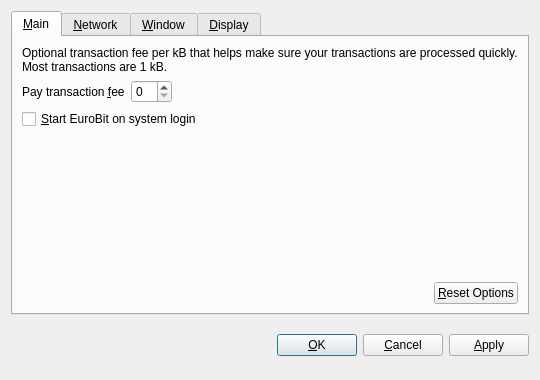
<?xml version="1.0" encoding="UTF-8"?>
<ui version="4.0">
 <class>OptionsDialog</class>
 <widget class="QDialog" name="OptionsDialog">
  <property name="geometry">
   <rect>
    <x>0</x>
    <y>0</y>
    <width>540</width>
    <height>380</height>
   </rect>
  </property>
  <property name="windowTitle">
   <string>Options</string>
  </property>
  <property name="modal">
   <bool>true</bool>
  </property>
  <layout class="QVBoxLayout" name="verticalLayout">
   <item>
    <widget class="QTabWidget" name="tabWidget">
     <property name="tabPosition">
      <enum>QTabWidget::North</enum>
     </property>
     <property name="currentIndex">
      <number>0</number>
     </property>
     <widget class="QWidget" name="tabMain">
      <attribute name="title">
       <string>&amp;Main</string>
      </attribute>
      <layout class="QVBoxLayout" name="verticalLayout_Main">
       <item>
        <widget class="QLabel" name="transactionFeeInfoLabel">
         <property name="text">
          <string>Optional transaction fee per kB that helps make sure your transactions are processed quickly. Most transactions are 1 kB.</string>
         </property>
         <property name="textFormat">
          <enum>Qt::PlainText</enum>
         </property>
         <property name="wordWrap">
          <bool>true</bool>
         </property>
        </widget>
       </item>
       <item>
        <layout class="QHBoxLayout" name="horizontalLayout_1_Main">
         <item>
          <widget class="QLabel" name="transactionFeeLabel">
           <property name="text">
            <string>Pay transaction &amp;fee</string>
           </property>
           <property name="textFormat">
            <enum>Qt::PlainText</enum>
           </property>
           <property name="buddy">
            <cstring>transactionFee</cstring>
           </property>
          </widget>
         </item>
         <item>
          <widget class="BitcoinAmountField" name="transactionFee"/>
         </item>
         <item>
          <spacer name="horizontalSpacer_1_Main">
           <property name="orientation">
            <enum>Qt::Horizontal</enum>
           </property>
           <property name="sizeHint" stdset="0">
            <size>
             <width>40</width>
             <height>20</height>
            </size>
           </property>
          </spacer>
         </item>
        </layout>
       </item>
       <item>
        <widget class="QCheckBox" name="bitcoinAtStartup">
         <property name="toolTip">
          <string>Automatically start EuroBit after logging in to the system.</string>
         </property>
         <property name="text">
          <string>&amp;Start EuroBit on system login</string>
         </property>
        </widget>
       </item>
       <item>
        <spacer name="verticalSpacer_Main">
         <property name="orientation">
          <enum>Qt::Vertical</enum>
         </property>
         <property name="sizeHint" stdset="0">
          <size>
           <width>20</width>
           <height>40</height>
          </size>
         </property>
        </spacer>
       </item>
       <item>
        <layout class="QHBoxLayout" name="horizontalLayout_2_Main">
         <item>
          <spacer name="horizontalSpacer_2_Main">
           <property name="orientation">
            <enum>Qt::Horizontal</enum>
           </property>
           <property name="sizeHint" stdset="0">
            <size>
             <width>40</width>
             <height>20</height>
            </size>
           </property>
          </spacer>
         </item>
         <item>
          <widget class="QPushButton" name="resetButton">
           <property name="toolTip">
            <string>Reset all client options to default.</string>
           </property>
           <property name="text">
            <string>&amp;Reset Options</string>
           </property>
           <property name="autoDefault">
            <bool>false</bool>
           </property>
          </widget>
         </item>
        </layout>
       </item>
      </layout>
     </widget>
     <widget class="QWidget" name="tabNetwork">
      <attribute name="title">
       <string>&amp;Network</string>
      </attribute>
      <layout class="QVBoxLayout" name="verticalLayout_Network">
       <item>
        <widget class="QCheckBox" name="mapPortUpnp">
         <property name="toolTip">
          <string>Automatically open the EuroBit client port on the router. This only works when your router supports UPnP and it is enabled.</string>
         </property>
         <property name="text">
          <string>Map port using &amp;UPnP</string>
         </property>
        </widget>
       </item>
       <item>
        <widget class="QCheckBox" name="connectSocks">
         <property name="toolTip">
          <string>Connect to the EuroBit network through a SOCKS proxy (e.g. when connecting through Tor).</string>
         </property>
         <property name="text">
          <string>&amp;Connect through SOCKS proxy:</string>
         </property>
        </widget>
       </item>
       <item>
        <layout class="QHBoxLayout" name="horizontalLayout_Network">
         <item>
          <widget class="QLabel" name="proxyIpLabel">
           <property name="text">
            <string>Proxy &amp;IP:</string>
           </property>
           <property name="textFormat">
            <enum>Qt::PlainText</enum>
           </property>
           <property name="buddy">
            <cstring>proxyIp</cstring>
           </property>
          </widget>
         </item>
         <item>
          <widget class="QValidatedLineEdit" name="proxyIp">
           <property name="maximumSize">
            <size>
             <width>140</width>
             <height>16777215</height>
            </size>
           </property>
           <property name="toolTip">
            <string>IP address of the proxy (e.g. 127.0.0.1)</string>
           </property>
          </widget>
         </item>
         <item>
          <widget class="QLabel" name="proxyPortLabel">
           <property name="text">
            <string>&amp;Port:</string>
           </property>
           <property name="textFormat">
            <enum>Qt::PlainText</enum>
           </property>
           <property name="buddy">
            <cstring>proxyPort</cstring>
           </property>
          </widget>
         </item>
         <item>
          <widget class="QLineEdit" name="proxyPort">
           <property name="maximumSize">
            <size>
             <width>55</width>
             <height>16777215</height>
            </size>
           </property>
           <property name="toolTip">
            <string>Port of the proxy (e.g. 9050)</string>
           </property>
          </widget>
         </item>
         <item>
          <widget class="QLabel" name="socksVersionLabel">
           <property name="text">
            <string>SOCKS &amp;Version:</string>
           </property>
           <property name="textFormat">
            <enum>Qt::PlainText</enum>
           </property>
           <property name="buddy">
            <cstring>socksVersion</cstring>
           </property>
          </widget>
         </item>
         <item>
          <widget class="QValueComboBox" name="socksVersion">
           <property name="toolTip">
            <string>SOCKS version of the proxy (e.g. 5)</string>
           </property>
          </widget>
         </item>
         <item>
          <spacer name="horizontalSpacer_Network">
           <property name="orientation">
            <enum>Qt::Horizontal</enum>
           </property>
           <property name="sizeHint" stdset="0">
            <size>
             <width>40</width>
             <height>20</height>
            </size>
           </property>
          </spacer>
         </item>
        </layout>
       </item>
       <item>
        <spacer name="verticalSpacer_Network">
         <property name="orientation">
          <enum>Qt::Vertical</enum>
         </property>
         <property name="sizeHint" stdset="0">
          <size>
           <width>20</width>
           <height>40</height>
          </size>
         </property>
        </spacer>
       </item>
      </layout>
     </widget>
     <widget class="QWidget" name="tabWindow">
      <attribute name="title">
       <string>&amp;Window</string>
      </attribute>
      <layout class="QVBoxLayout" name="verticalLayout_Window">
       <item>
        <widget class="QCheckBox" name="minimizeToTray">
         <property name="toolTip">
          <string>Show only a tray icon after minimizing the window.</string>
         </property>
         <property name="text">
          <string>&amp;Minimize to the tray instead of the taskbar</string>
         </property>
        </widget>
       </item>
       <item>
        <widget class="QCheckBox" name="minimizeOnClose">
         <property name="toolTip">
          <string>Minimize instead of exit the application when the window is closed. When this option is enabled, the application will be closed only after selecting Quit in the menu.</string>
         </property>
         <property name="text">
          <string>M&amp;inimize on close</string>
         </property>
        </widget>
       </item>
       <item>
        <spacer name="verticalSpacer_Window">
         <property name="orientation">
          <enum>Qt::Vertical</enum>
         </property>
         <property name="sizeHint" stdset="0">
          <size>
           <width>20</width>
           <height>40</height>
          </size>
         </property>
        </spacer>
       </item>
      </layout>
     </widget>
     <widget class="QWidget" name="tabDisplay">
      <attribute name="title">
       <string>&amp;Display</string>
      </attribute>
      <layout class="QVBoxLayout" name="verticalLayout_Display">
       <item>
        <layout class="QHBoxLayout" name="horizontalLayout_1_Display">
         <item>
          <widget class="QLabel" name="langLabel">
           <property name="text">
            <string>User Interface &amp;language:</string>
           </property>
           <property name="textFormat">
            <enum>Qt::PlainText</enum>
           </property>
           <property name="buddy">
            <cstring>lang</cstring>
           </property>
          </widget>
         </item>
         <item>
          <widget class="QValueComboBox" name="lang">
           <property name="toolTip">
            <string>The user interface language can be set here. This setting will take effect after restarting EuroBit.</string>
           </property>
          </widget>
         </item>
        </layout>
       </item>
       <item>
        <layout class="QHBoxLayout" name="horizontalLayout_2_Display">
         <item>
          <widget class="QLabel" name="unitLabel">
           <property name="text">
            <string>&amp;Unit to show amounts in:</string>
           </property>
           <property name="textFormat">
            <enum>Qt::PlainText</enum>
           </property>
           <property name="buddy">
            <cstring>unit</cstring>
           </property>
          </widget>
         </item>
         <item>
          <widget class="QValueComboBox" name="unit">
           <property name="toolTip">
            <string>Choose the default subdivision unit to show in the interface and when sending coins.</string>
           </property>
          </widget>
         </item>
        </layout>
       </item>
       <item>
        <widget class="QCheckBox" name="displayAddresses">
         <property name="toolTip">
          <string>Whether to show EuroBit addresses in the transaction list or not.</string>
         </property>
         <property name="text">
          <string>&amp;Display addresses in transaction list</string>
         </property>
        </widget>
       </item>
       <item>
        <widget class="QCheckBox" name="coinControlFeatures">
         <property name="toolTip">
          <string>Whether to show coin control features or not.</string>
         </property>
         <property name="text">
          <string>Display coin &amp;control features (experts only!)</string>
         </property>
        </widget>
       </item>
       <item>
        <spacer name="verticalSpacer_Display">
         <property name="orientation">
          <enum>Qt::Vertical</enum>
         </property>
         <property name="sizeHint" stdset="0">
          <size>
           <width>20</width>
           <height>40</height>
          </size>
         </property>
        </spacer>
       </item>
      </layout>
     </widget>
    </widget>
   </item>
   <item>
    <layout class="QHBoxLayout" name="horizontalLayout_Buttons">
     <item>
      <spacer name="horizontalSpacer_1">
       <property name="orientation">
        <enum>Qt::Horizontal</enum>
       </property>
       <property name="sizeHint" stdset="0">
        <size>
         <width>40</width>
         <height>48</height>
        </size>
       </property>
      </spacer>
     </item>
     <item>
      <widget class="QLabel" name="statusLabel">
       <property name="font">
        <font>
         <weight>75</weight>
         <bold>true</bold>
        </font>
       </property>
       <property name="text">
        <string/>
       </property>
       <property name="textFormat">
        <enum>Qt::PlainText</enum>
       </property>
       <property name="wordWrap">
        <bool>true</bool>
       </property>
      </widget>
     </item>
     <item>
      <spacer name="horizontalSpacer_2">
       <property name="orientation">
        <enum>Qt::Horizontal</enum>
       </property>
       <property name="sizeHint" stdset="0">
        <size>
         <width>40</width>
         <height>48</height>
        </size>
       </property>
      </spacer>
     </item>
     <item>
      <widget class="QPushButton" name="okButton">
       <property name="text">
        <string>&amp;OK</string>
       </property>
      </widget>
     </item>
     <item>
      <widget class="QPushButton" name="cancelButton">
       <property name="text">
        <string>&amp;Cancel</string>
       </property>
       <property name="autoDefault">
        <bool>false</bool>
       </property>
      </widget>
     </item>
     <item>
      <widget class="QPushButton" name="applyButton">
       <property name="text">
        <string>&amp;Apply</string>
       </property>
       <property name="autoDefault">
        <bool>false</bool>
       </property>
      </widget>
     </item>
    </layout>
   </item>
  </layout>
 </widget>
 <customwidgets>
  <customwidget>
   <class>BitcoinAmountField</class>
   <extends>QSpinBox</extends>
   <header>bitcoinamountfield.h</header>
  </customwidget>
  <customwidget>
   <class>QValueComboBox</class>
   <extends>QComboBox</extends>
   <header>qvaluecombobox.h</header>
  </customwidget>
  <customwidget>
   <class>QValidatedLineEdit</class>
   <extends>QLineEdit</extends>
   <header>qvalidatedlineedit.h</header>
  </customwidget>
 </customwidgets>
 <resources/>
 <connections/>
</ui>
